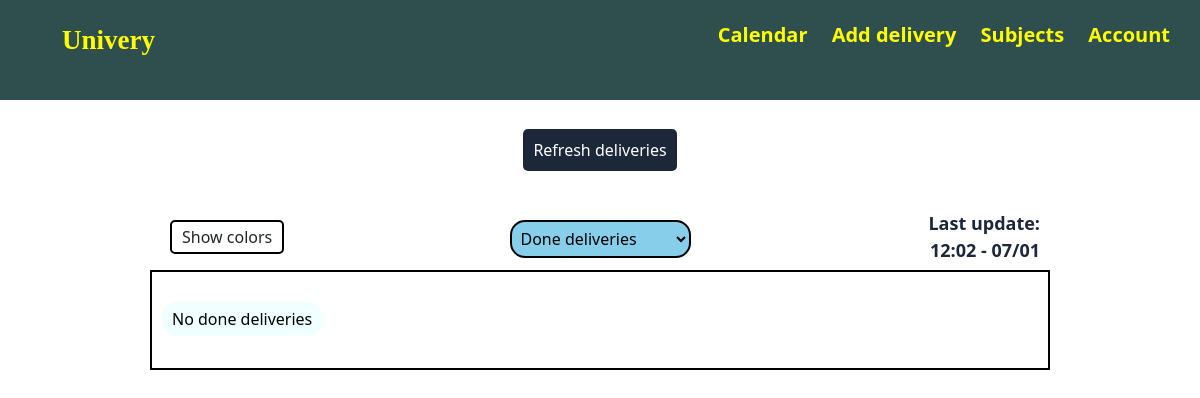
The app's page /done (signed in), older data.
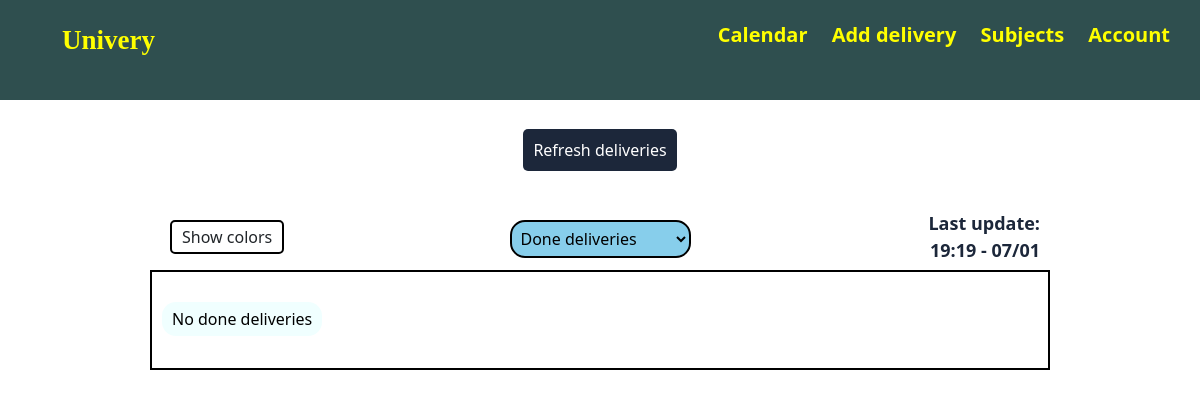
The same page, newer data.
### app/models.py (models this page shows, shortened)
class User(db.Model, UserMixin):
    id = db.Column(db.Integer, primary_key=True)
    fullname = db.Column(db.String(70), nullable=False)
    identification = db.Column(db.String(15), unique=True, nullable=False)
    password = db.Column(db.String(60), nullable=False)
    last_update = db.Column(db.DateTime, nullable=True)
    deliveries = db.relationship("UserDelivery", back_populates="user")
    subjects = db.relationship("UserSubject", back_populates="user")

### app/main/routes.py (the view)
@main.route("/done")
@login_required
def done_deliveries():
    return render_template('delivery/done-deliveries.html', title="Done",
            deliveries=filter_deliveries(
                current_user.deliveries,
                lambda d: d.isDone and not d.isEliminated),
            date_format=DATE_FORMAT)

### app/deliveries/utils.py (called while the page is built)
def filter_deliveries(deliveries, restriction):
    deliveries = [(
        ud.delivery,
        USbySubject(ud.delivery.subject_id)
        ) for ud in deliveries if restriction(ud) #and ud.delivery.toDate > datetime.now()
    ]
    return sorted(deliveries, key=lambda x: x[0].toDate)

### app/models.py (called while the page is built)
@login_manager.user_loader
def load_user(user_id):
    return User.query.get(int(user_id))

### app/templates/delivery/done-deliveries.html (shortened to what this page needs)
{% extends "home.html" %}
{% block deliveries %}
<div class="menu">
    <div class="colors">
        <p id="colors-btn">Show colors</p>
    </div>
    <div class="dropdown">
        <select class="delivery-dropdown" id="delivery-type"  onchange="deliveryType()">
            <option selected value="done">Done deliveries</option>
        </select>
    </div>
    {% if current_user.last_update %}
        <div class="last-update">
            <p>Last update: <br>{{current_user.last_update.strftime("%H:%M - %d/%m") }}</p>
        </div>
    {% endif %}
</div>
<div id="done" class="delivery-container">
    {% if deliveries|length > 0 %}
        {% for delivery, subject in deliveries %}
            <div onclick="openPopup([
                    '{{delivery.name}}',
                    '{{delivery.description}}',
                    '{{delivery.toDate}}',
                    '{{delivery.url}}',
                    'Undone',
                    '{{subject.subject.name}}',
                    '{{subject.subject.identification}}',
                    '{{delivery.id}}'
                    ], '{{request.endpoint}}')"
                    class="delivery-block" style="background-color: {{subject.color}};">
                <div class="delivery-name">
                    <p>{{delivery.name}}</p>
                </div>
                <div class="delivery-date">
                    <p class="time">{{delivery.toDate}}</p>
                </div>
            </div>
        {% endfor %}
    {% else %}
        <div class="delivery-block">
                <div class="delivery-name">
                    <p class="vcenter">No done deliveries</p>
                </div>
        </div>
    {% endif %}
</div>
{% endblock deliveries %}

### app/templates/home.html (shortened to what this page needs)
{% extends "base.html" %}
{% block content %}
<div class="home">
    <div class="waiting-loading">
        <div id="waiting" class="refresh-box">
            <p><a id="refresh-text" href="{{ url_for('deliveries.update_deliveries', next=request.endpoint) }}">Refresh deliveries</a></p>
        </div>
    </div>
    {% block deliveries %}{% endblock deliveries %}
</div>
{% endblock content %}

### app/templates/base.html (shortened to what this page needs)
<html lang="en">
<head>
    <link rel="stylesheet" type="text/css" href="/static/style.css">
    <link href="https://cdn.jsdelivr.net/npm/bootstrap@5.0.0-beta1/dist/css/bootstrap.min.css" rel="stylesheet">
</head>
<body>
    <header class="secondary-header">
        <div class="mycontainer left">
            <ul>
                <li><a id="logo" class="link" href="{{ url_for('main.home') }}">Univery</a></li>
            </ul>
        </div>
        <div class="mycontainer right">
            <ul>
                {% if current_user.is_authenticated %}
                <li><a class="link" href="{{ url_for('deliveries.calendar') }}">Calendar</a></li>
                <li><a class="link" href="{{ url_for('deliveries.add_delivery', next=request.endpoint) }}">Add delivery</a></li>
                <li><a class="link" href="{{ url_for('subjects.subjects_page') }}">Subjects</a></li>
                <li><a class="link" href="{{ url_for('users.account') }}">Account</a></li>
                {% else %}
                <li><a class="link" href="{{ url_for('users.login') }}">Login</a></li>
                <li><a class="link" href="{{ url_for('users.register') }}">Register</a></li>
                {% endif %}
            </ul>
        </div>
    </header>
    {% block content %}{% endblock %}
</body>
</html>
</html>

### app/static/style.css (style rules this page uses)
* { margin: 0; padding: 0; box-sizing: border-box; }
#logo { font-size: 27px; font-family: 'Lucida Sans'; }
.secondary-header { height: 100px; width: 100%; background-color: darkslategrey; }
.secondary-header ul { list-style: none; }
.secondary-header ul li { display: inline-block; margin: 0 10px; }
.link { text-decoration: none; color: yellow; font-weight: bold; font-size: 20px; }
.mycontainer { width: fit-content; margin: 20px; }
.right { float: right; }
.left { float: left; }
.home { width: 100%; }
.delivery-container { width: min(80%, 900px); margin: 0 auto; height: 600px; overflow-y: scroll; }
.delivery-block { border: 2px solid black; height: 100px; margin-bottom: 0px; cursor: pointer; }
.delivery-name { width: 80%; float: left; height: 100px; vertical-align: middle; padding-left: 10px; padding-right: 10px; display: inline-block; padding-top: 30px; }
.delivery-name p { background-color: azure; color: black; width: fit-content; padding: 5px 10px; border-radius: 14px; }
.refresh-box { height: 100px; text-align: center; line-height: 100px; vertical-align: middle; }
#refresh-text { background-color: #1c273a; padding: 10px; border-radius: 5px; text-decoration: none; color: white; }
.menu { width: min(80%, 900px); margin: 0 auto; height: 70px; }
.colors { float: left; width: 30%; height: 100%; }
.colors p { width: fit-content; margin-left: 20px; margin-top: 20px; padding: 3px 10px; border: 2px solid black; border-radius: 5px; background-color: white; cursor: help; }
.last-update { float: left; width: 30%; height: 100%; }
.last-update p { text-align: right; font-size: 18px; color: #1c273a; font-weight: 600; margin-top: 10px; margin-right: 10px; }
.dropdown { height: 100%; float: left; width: 40%; text-align: center; }
.delivery-dropdown { margin-top: 20px; float: center; background-color: skyblue; padding: 5px; border: 2px solid black; border-radius: 15px; }

Row changes from the older to the newer data that the page shows:
changed User: last_update "12:02 - 07/01" → "19:19 - 07/01"
